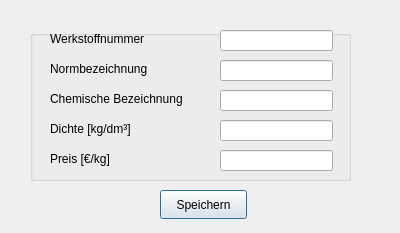
<?xml version="1.0" encoding="UTF-8"?>
<ui version="4.0">
 <class>Material</class>
 <widget class="QDialog" name="Material">
  <property name="geometry">
   <rect>
    <x>0</x>
    <y>0</y>
    <width>400</width>
    <height>233</height>
   </rect>
  </property>
  <property name="windowTitle">
   <string>Material</string>
  </property>
  <widget class="QGroupBox" name="groupBox">
   <property name="geometry">
    <rect>
     <x>30</x>
     <y>30</y>
     <width>321</width>
     <height>151</height>
    </rect>
   </property>
   <property name="title">
    <string/>
   </property>
   <widget class="QLineEdit" name="lineEdit_material">
    <property name="geometry">
     <rect>
      <x>190</x>
      <y>0</y>
      <width>113</width>
      <height>21</height>
     </rect>
    </property>
   </widget>
   <widget class="QLabel" name="label_material">
    <property name="geometry">
     <rect>
      <x>20</x>
      <y>0</y>
      <width>151</width>
      <height>17</height>
     </rect>
    </property>
    <property name="text">
     <string>Werkstoffnummer</string>
    </property>
   </widget>
   <widget class="QLineEdit" name="lineEdit_standard">
    <property name="geometry">
     <rect>
      <x>190</x>
      <y>30</y>
      <width>113</width>
      <height>21</height>
     </rect>
    </property>
   </widget>
   <widget class="QLabel" name="label_standard">
    <property name="geometry">
     <rect>
      <x>20</x>
      <y>30</y>
      <width>151</width>
      <height>17</height>
     </rect>
    </property>
    <property name="text">
     <string>Normbezeichnung</string>
    </property>
   </widget>
   <widget class="QLineEdit" name="lineEdit_chemical">
    <property name="geometry">
     <rect>
      <x>190</x>
      <y>60</y>
      <width>113</width>
      <height>21</height>
     </rect>
    </property>
   </widget>
   <widget class="QLabel" name="label_chemical">
    <property name="geometry">
     <rect>
      <x>20</x>
      <y>60</y>
      <width>151</width>
      <height>17</height>
     </rect>
    </property>
    <property name="text">
     <string>Chemische Bezeichnung</string>
    </property>
   </widget>
   <widget class="QLabel" name="label_density">
    <property name="geometry">
     <rect>
      <x>20</x>
      <y>90</y>
      <width>141</width>
      <height>17</height>
     </rect>
    </property>
    <property name="text">
     <string>Dichte [kg/dm³]</string>
    </property>
   </widget>
   <widget class="QLineEdit" name="lineEdit_density">
    <property name="geometry">
     <rect>
      <x>190</x>
      <y>90</y>
      <width>113</width>
      <height>21</height>
     </rect>
    </property>
   </widget>
   <widget class="QLabel" name="label_price">
    <property name="geometry">
     <rect>
      <x>20</x>
      <y>120</y>
      <width>151</width>
      <height>17</height>
     </rect>
    </property>
    <property name="text">
     <string>Preis [€/kg]</string>
    </property>
   </widget>
   <widget class="QLineEdit" name="lineEdit_price">
    <property name="geometry">
     <rect>
      <x>190</x>
      <y>120</y>
      <width>113</width>
      <height>21</height>
     </rect>
    </property>
   </widget>
  </widget>
  <widget class="QPushButton" name="pushButton_save">
   <property name="geometry">
    <rect>
     <x>160</x>
     <y>190</y>
     <width>87</width>
     <height>29</height>
    </rect>
   </property>
   <property name="text">
    <string>Speichern</string>
   </property>
  </widget>
 </widget>
 <tabstops>
  <tabstop>lineEdit_material</tabstop>
  <tabstop>lineEdit_standard</tabstop>
  <tabstop>lineEdit_chemical</tabstop>
  <tabstop>lineEdit_density</tabstop>
  <tabstop>lineEdit_price</tabstop>
  <tabstop>pushButton_save</tabstop>
 </tabstops>
 <resources/>
 <connections/>
</ui>
